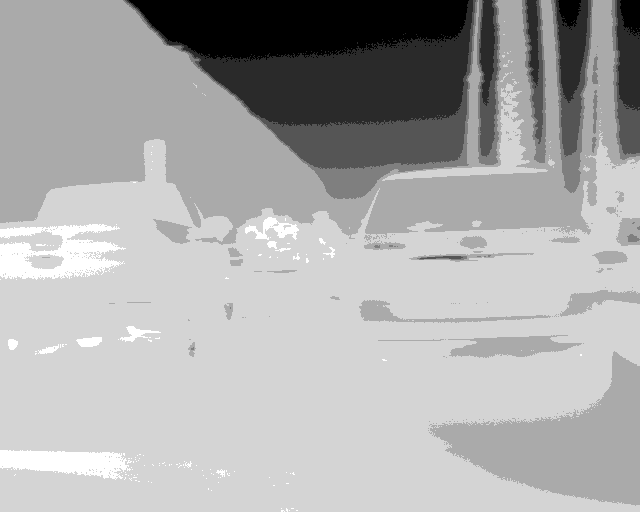
#> input picture workshop-10/FLIR_00088.tiff, 640 x 512 px
$ python main.py
#> lines starting #> are read from the running program, lines starting #| are printed output that depends on the picture
# -*- coding: utf-8 -*-
"""
Script para el análisis por lotes de imágenes termográficas.

Este módulo carga y procesa una lista de archivos de imagen (.tiff),
realizando un análisis completo para cada uno y mostrando los resultados
de forma secuencial.
"""
import numpy as np
import matplotlib.pyplot as plt

def analizar_imagen_termografica(nombre_archivo):
    """
    Carga, analiza y visualiza una única imagen termográfica.

    Args:
        nombre_archivo (str): La ruta al archivo de imagen .tiff.
    """
#> called with nombre_archivo = 'FLIR_00088.tiff'
    print(f"\n{'='*20} ANÁLISIS DE: {nombre_archivo} {'='*20}")

    try:
        # --- ETAPA 1: Ingesta y Calibración de Datos ---
        ImagenTiff = plt.imread(nombre_archivo)
#> ImagenTiff is the input picture: shape (512, 640) uint16; min 5962, max 7524, mean 7070.2
        D = np.double(ImagenTiff)
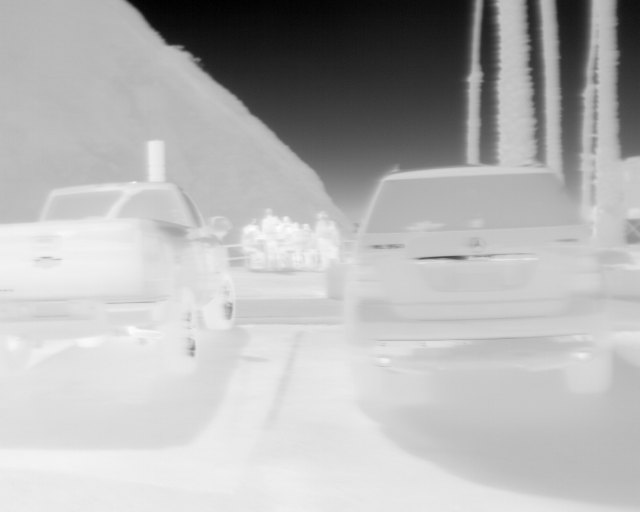
#> D: shape (512, 640) float64; min 5962, max 7524, mean 7070.2; drawn with min black and max white
    except FileNotFoundError:
        print(f"ERROR: No se pudo encontrar el archivo '{nombre_archivo}'. Saltando al siguiente.")
        return # Termina la ejecución para este archivo si no se encuentra

    # Constantes de calibración del sensor
    TEM_MIN = -40
    TEM_MAX = 160
    NBits = 14

    # Transformación lineal de datos crudos a grados Celsius
    raw_range = 2**NBits
    temp_range = TEM_MAX - TEM_MIN
    MatrizCenti = (D / raw_range) * temp_range + TEM_MIN

    # --- ETAPA 2: Análisis Estadístico ---
    print("--- Analíticas de la Imagen Térmica ---")
    temp_promedio = np.mean(MatrizCenti)
#> temp_promedio = 46.31
    temp_mediana = np.median(MatrizCenti)
#> temp_mediana = 47.68
    hist, bin_edges = np.histogram(MatrizCenti, bins=100)
#> hist = 100 values, max 19782 at index 74, min 8 at index 99, mean 3276.8; bin_edges = 101 values from 32.78 to 51.85
    modal_bin_index = np.argmax(hist)
#> modal_bin_index = 74
    temp_moda = (bin_edges[modal_bin_index] + bin_edges[modal_bin_index + 1]) / 2
#> temp_moda = 46.98
    temp_max = np.max(MatrizCenti)
#> temp_max = 51.85
    temp_min = np.min(MatrizCenti)
#> temp_min = 32.78
    max_y, max_x = np.unravel_index(np.argmax(MatrizCenti), MatrizCenti.shape)
#> max_y = 229; max_x = 251
    min_y, min_x = np.unravel_index(np.argmin(MatrizCenti), MatrizCenti.shape)
#> min_y = 0; min_x = 155

    print(f"Temperatura Media: {temp_promedio:.2f} °C")
#| Temperatura Media: 46.31 °C
    print(f"Temperatura Mediana: {temp_mediana:.2f} °C")
#| Temperatura Mediana: 47.68 °C
    print(f"Temperatura Modal (Estimada): {temp_moda:.2f} °C")
#| Temperatura Modal (Estimada): 46.98 °C
    print(f"Anomalía Caliente (Máx): {temp_max:.2f} °C en coordenadas ({max_x}, {max_y})")
#| Anomalía Caliente (Máx): 51.85 °C en coordenadas (251, 229)
    print(f"Anomalía Fría (Mín): {temp_min:.2f} °C en coordenadas ({min_x}, {min_y})")
#| Anomalía Fría (Mín): 32.78 °C en coordenadas (155, 0)
    print("-" * 40)


    # --- ETAPA 3: Visualización de Datos ---
    fig, axs = plt.subplots(1, 2, figsize=(15, 7))
    fig.suptitle(f"Reporte Termográfico: {nombre_archivo}", fontsize=16)

    # Subplot 1: Mapa de Calor (cmap invertido para calor oscuro y frío claro)
    im = axs[0].imshow(MatrizCenti, cmap='hot_r', origin='upper')
    axs[0].set_title("Mapa de Calor Térmico")
    axs[0].set_xlabel("Coordenada X (píxeles)")
    axs[0].set_ylabel("Coordenada Y (píxeles)")
    fig.colorbar(im, ax=axs[0], shrink=0.85, label="Temperatura (°C)")
    axs[0].plot(max_x, max_y, 'o', color='magenta', markersize=8, label=f'Máxima: {temp_max:.2f}°C')
    axs[0].plot(min_x, min_y, 'D', color='cyan', markersize=8, label=f'Mínima: {temp_min:.2f}°C')
    axs[0].legend()

    # Subplot 2: Histograma
    axs[1].hist(MatrizCenti.flatten(), bins=75, color='green', alpha=0.75)
    axs[1].set_title("Distribución de Temperaturas")
    axs[1].set_xlabel("Temperatura (°C)")
    axs[1].set_ylabel("Conteo de Píxeles (Frecuencia)")
    axs[1].grid(axis='y', linestyle='--', alpha=0.7)

    # --- ETAPA 4: Presentación Final ---
    plt.tight_layout(rect=[0, 0.03, 1, 0.95])
    plt.show()
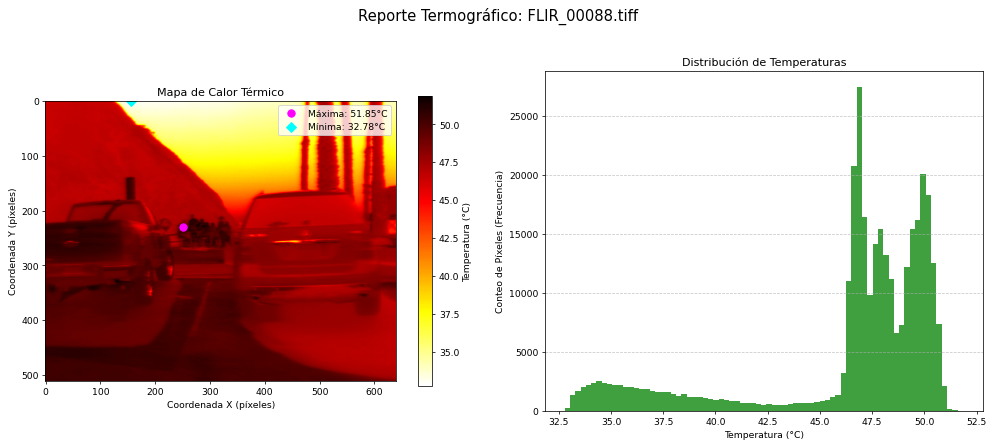
#> figure drawn by matplotlib, 3 panels; panel 2: tallest bar 27452 high, from x = 46.76 to 47.02

# --- Proceso Principal ---
# Lista de los archivos que subiste para ser procesados.
archivos_a_procesar = [
    "FLIR_00088.tiff",
    "FLIR_00641.tiff",
    "FLIR_02399.tiff",
    "FLIR_06983.tiff"
]

# Itera sobre la lista y ejecuta el análisis para cada archivo.
for archivo in archivos_a_procesar:
    analizar_imagen_termografica(archivo)
#> pass 2 of the loop `for archivo in archivos_a_procesar:`:
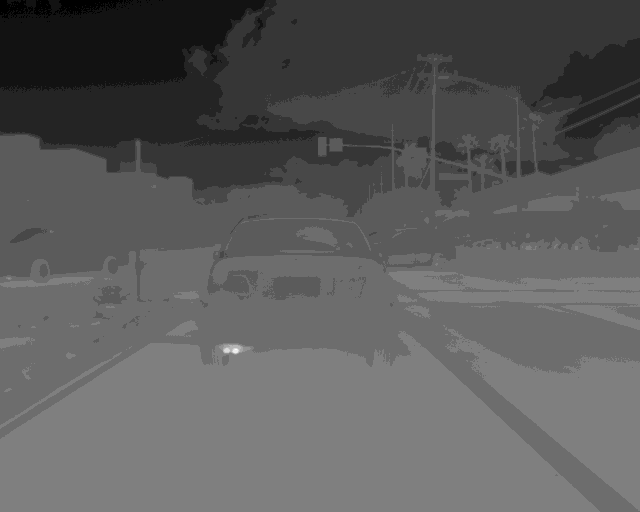
#> input picture workshop-10/FLIR_00641.tiff, 640 x 512 px
#> in analizar_imagen_termografica, ImagenTiff is the input picture: shape (512, 640) uint16; min 6102, max 9488, mean 7296.3
#> temp_promedio = 49.07
#> temp_mediana = 50.62
#> hist = 100 values, max 53523 at index 49, min 1 at index 65, mean 3276.8; bin_edges = 101 values from 34.49 to 75.82
#> modal_bin_index = 49
#> temp_moda = 54.95
#> temp_max = 75.82
#> temp_min = 34.49
#> max_y = 349; max_x = 235
#> min_x = 0
#| Temperatura Media: 49.07 °C
#| Temperatura Mediana: 50.62 °C
#| Temperatura Modal (Estimada): 54.95 °C
#| Anomalía Caliente (Máx): 75.82 °C en coordenadas (235, 349)
#| Anomalía Fría (Mín): 34.49 °C en coordenadas (0, 0)
#> in analizar_imagen_termografica (call 2), `plt.show()`:
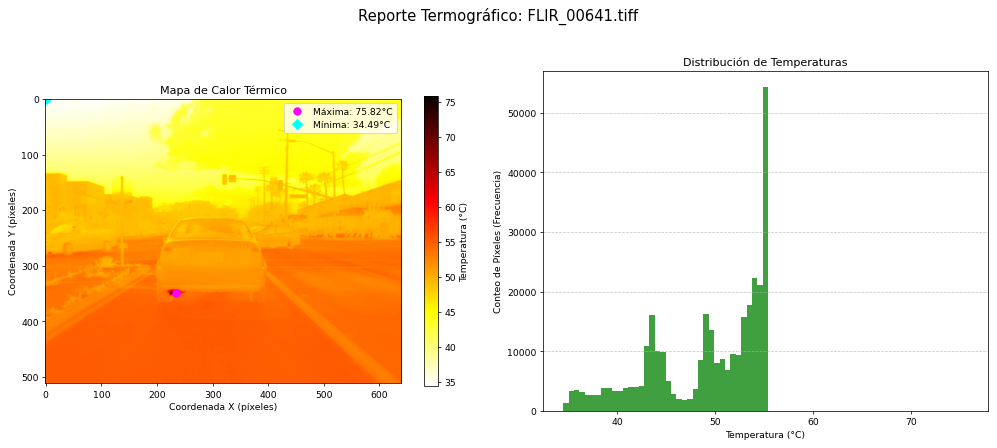
#> figure drawn by matplotlib, 3 panels; panel 2: tallest bar 54288 high, from x = 54.88 to 55.43
#> pass 3 of the loop `for archivo in archivos_a_procesar:`:
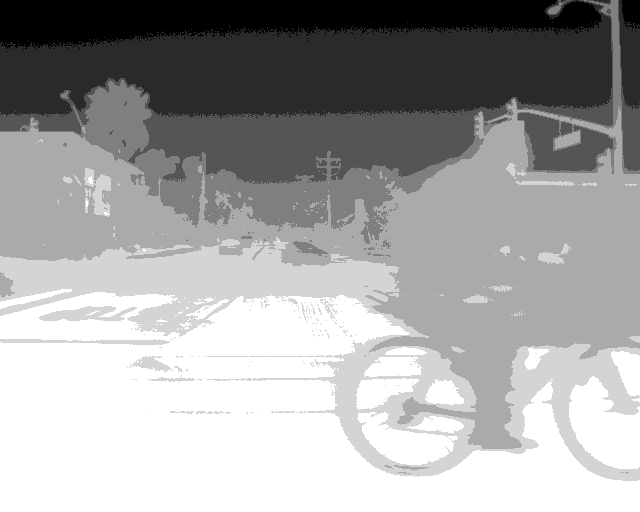
#> input picture workshop-10/FLIR_02399.tiff, 640 x 512 px
#> in analizar_imagen_termografica, ImagenTiff is the input picture: shape (512, 640) uint16; min 6261, max 7900, mean 7249.9
#> in analizar_imagen_termografica (call 3), `D = np.double(ImagenTiff)`:
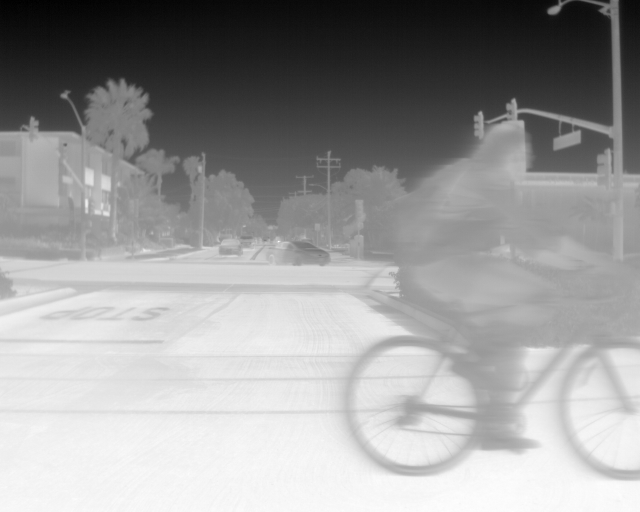
#> D: shape (512, 640) float64; min 6261, max 7900, mean 7249.9; drawn with min black and max white
#> temp_promedio = 48.5
#> temp_mediana = 49.44
#> hist = 100 values, max 13378 at index 96, min 104 at index 0, mean 3276.8; bin_edges = 101 values from 36.43 to 56.44
#> modal_bin_index = 96
#> temp_moda = 55.74
#> temp_max = 56.44
#> temp_min = 36.43
#> max_y = 511; max_x = 512
#> min_x = 4
#| Temperatura Media: 48.50 °C
#| Temperatura Mediana: 49.44 °C
#| Temperatura Modal (Estimada): 55.74 °C
#| Anomalía Caliente (Máx): 56.44 °C en coordenadas (512, 511)
#| Anomalía Fría (Mín): 36.43 °C en coordenadas (4, 0)
#> in analizar_imagen_termografica (call 3), `plt.show()`:
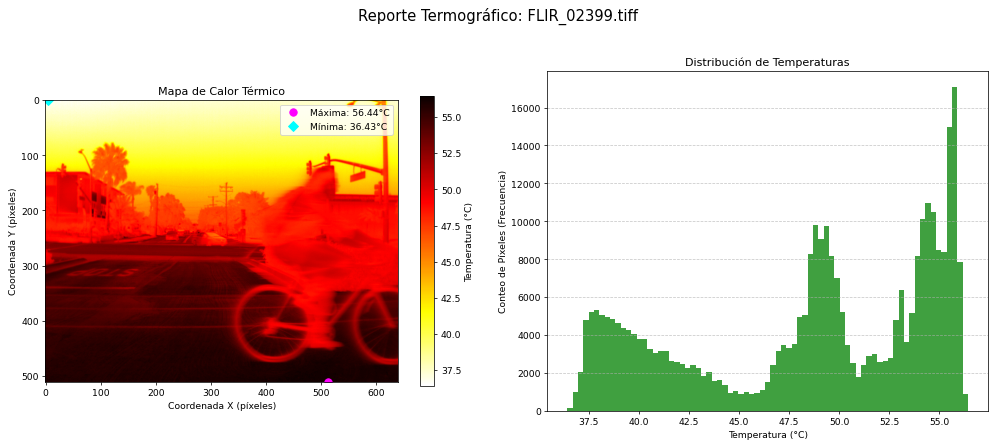
#> figure drawn by matplotlib, 3 panels; panel 2: tallest bar 17078 high, from x = 55.64 to 55.9
#> the loop made 4 passes; the first 3 are shown

print("\nAnálisis de todas las imágenes completado. ✅")
